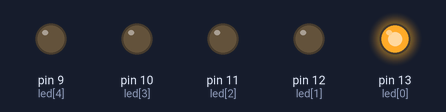
Recording of a sketch running on a simulated Arduino Uno, built with avr-gcc and run on an emulated ATmega328P. Shown: output pins drawn as LEDs (lit = HIGH).

Above: at 0.05 s.
At 0.35 s:
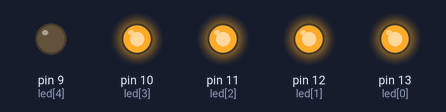
At 0.75 s:
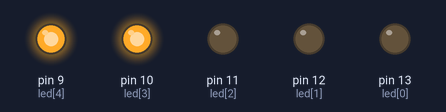
At 1.45 s:
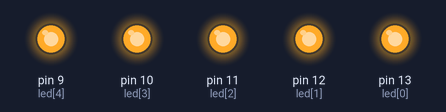
At 2.15 s:
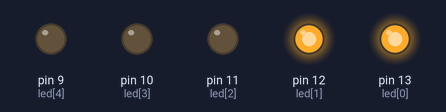
At 2.85 s:
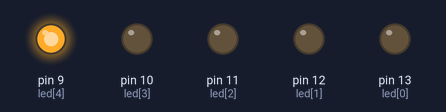
Timing chart, 0 to 3.1 s (numbered marks = the images above):
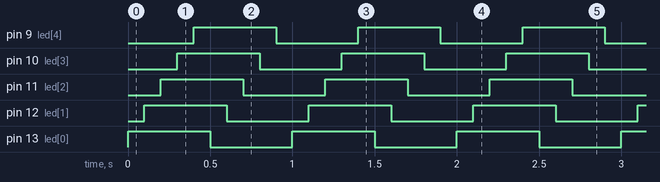

Measured:
- by itself, pin 9 (led[4]), pin 10 (led[3]), pin 11 (led[2]), pin 12 (led[1]), pin 13 (led[0]): alternates HIGH for 0.50 s and LOW for 0.50 s
- by itself, everything shown: repeats every 1.0 s, in 10 steps

The sketch:

aula_39_liga_desliga1.ino
```cpp
int led[5] = {13, 12, 11, 10, 9};
bool ligado = 1;

void setup(){
  for (int i = 0; i < 5; i++){
    pinMode(led[i], OUTPUT);
  }
}

void loop(){
  for (int i = 0; i < 5; i++){
    digitalWrite(led[i], ligado);
    delay(100);
  }
  ligado = !ligado;
}
```
